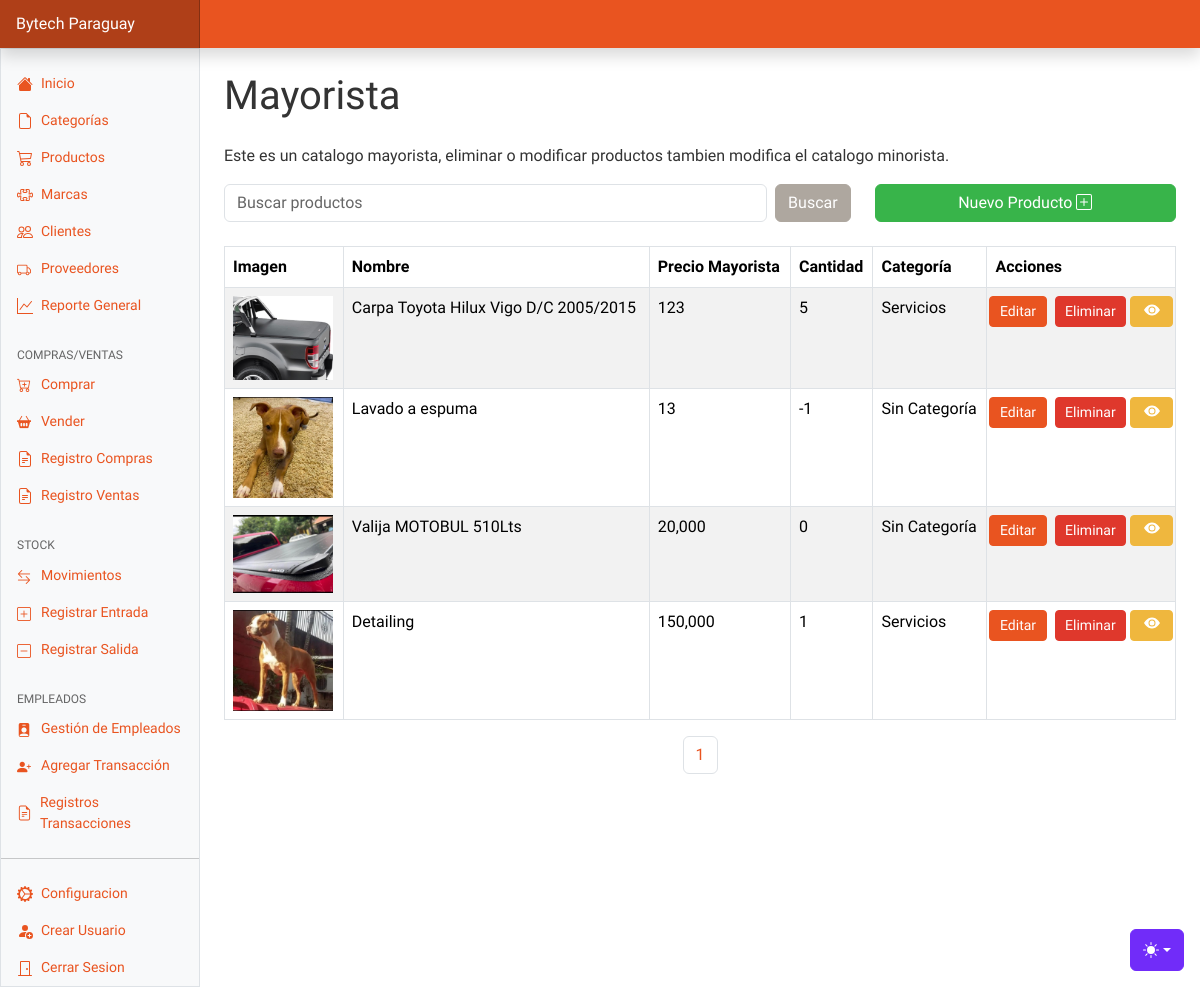
Before: /mayorista.php (signed in) with the older database file.
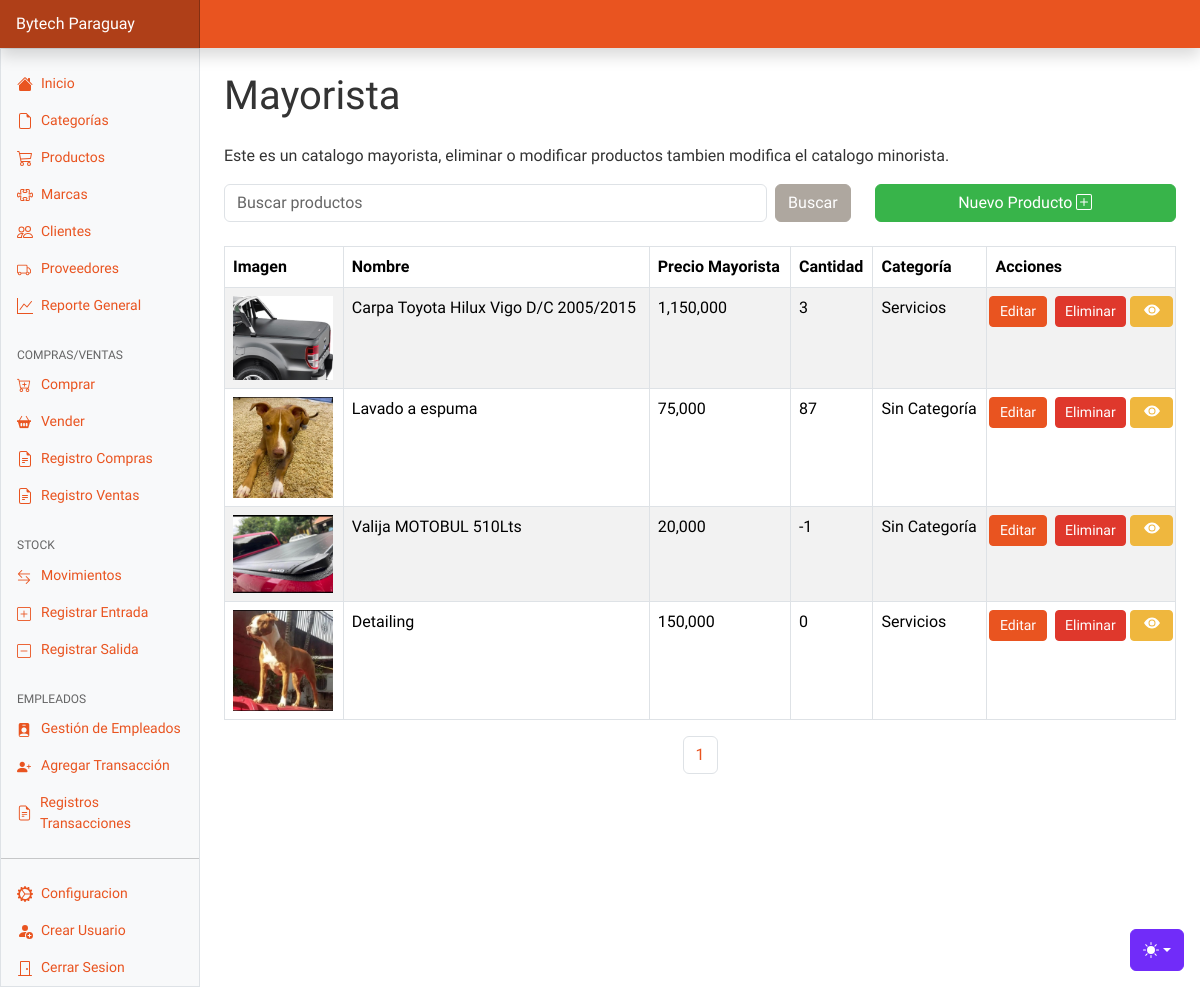
After: the same page with the newer database file.
### tables this page shows
CREATE TABLE `productos` (
  `id` int(11) NOT NULL,
  `nombre` varchar(255) NOT NULL,
  `descripcion` text DEFAULT NULL,
  `imagen` varchar(255) DEFAULT NULL,
  `costo` decimal(10,2) NOT NULL,
  `precioMayorista` decimal(10,2) NOT NULL,
  `precioMinorista` decimal(10,2) NOT NULL,
  `cantidad` int(11) NOT NULL,
  `categoria_id` int(11) DEFAULT NULL,
  `marca_id` int(11) DEFAULT NULL
);

CREATE TABLE `categorias` (
  `id` int(11) NOT NULL,
  `nombre` varchar(100) NOT NULL,
  `descripcion` text DEFAULT NULL
);

### mayorista.php (the view, shortened to what this page needs)
<?php
require "config/start.php";
$search = $_GET['search'] ?? '';
$page = $_GET['page'] ?? 1;
$limit = 12;
$offset = ($page - 1) * $limit;
$sql_count = "SELECT COUNT(*) FROM productos WHERE nombre LIKE ?";
$stmt_count = $pdo->prepare($sql_count);
$stmt_count->execute(["%$search%"]);
$total_products = $stmt_count->fetchColumn();
$total_pages = ceil($total_products / $limit);
$sql = "SELECT p.*, c.nombre as categoria_nombre
        FROM productos p
        LEFT JOIN categorias c ON p.categoria_id = c.id
        WHERE p.nombre LIKE ?
        LIMIT $limit OFFSET $offset";
$stmt = $pdo->prepare($sql);
$stmt->execute(["%$search%"]);
$productos = $stmt->fetchAll(PDO::FETCH_ASSOC);
?>
<!DOCTYPE html>
<html lang="es">
<head>
    <?php include 'components/head.php'?>
</head>
<body>
<?php include 'components/header.php'?>
<main class="col-md-9 ms-sm-auto col-lg-10 px-md-4">
    <h1 class="my-4">Mayorista</h1>
    <p>Este es un catalogo mayorista, eliminar o modificar productos tambien modifica el catalogo minorista.</p>
    <div class="row mb-4">
        <div class="col-12 col-md-8">
            <form class="d-flex" method="get" action="productos.php">
                <input class="form-control me-2" type="text" name="search" placeholder="Buscar productos" value="<?= htmlspecialchars($search) ?>">
                <input class="btn btn-secondary" type="submit" value="Buscar">
            </form>
        </div>
        <div class="col-12 col-md-4 mt-2 mt-md-0 text-md-end">
            <button type="button" data-bs-toggle="modal" data-bs-target="#exampleModal" class="btn btn-success w-100 w-md-auto">Nuevo Producto </button>
        </div>
    </div>
    <div class="table-responsive">
        <table class="table table-striped table-bordered">
            <thead>
                <tr>
                    <th>Imagen</th>
                    <th>Nombre</th>
                    <th>Precio Mayorista</th>
                    <th>Cantidad</th>
                    <th class="d-none d-sm-table-cell">Categoría</th>
                    <th>Acciones</th>
                </tr>
            </thead>
            <tbody class="h-100">
                <?php foreach ($productos as $producto): ?>
                <tr>
                    <td>
                        <?php if ($producto['imagen']): ?>
                        <img src="uploads/<?= $producto['imagen'] ?>" alt="<?= $producto['nombre'] ?>" class="img-fluid" style="width: 100px;">
                        <?php endif; ?>
                    </td>
                    <td><?= $producto['nombre'] ?></td>
                    <td><?= number_format($producto['precioMayorista'], 0); ?></td>
                    <td><?= $producto['cantidad'] ?></td>
                    <td class="d-none d-sm-table-cell"><?= $producto['categoria_nombre'] ?></td>
                    <td>
                        <div class="d-flex justify-content-center align-items-center h-100">
                            <button class="btn btn-primary btn-sm col-md-4" data-bs-toggle="modal" data-bs-target="#editModal" data-id="<?= $producto['id'] ?>" data-nombre="<?= $producto['nombre'] ?>" data-descripcion="<?= $producto['descripcion'] ?>" data-costo="<?= $producto['costo'] ?>" data-precio-mayorista="<?= $producto['precioMayorista'] ?>" data-precio-minorista="<?= $producto['precioMinorista'] ?>" data-cantidad="<?= $producto['cantidad'] ?>" data-categoria-id="<?= $producto['categoria_id'] ?>" data-imagen="<?= $producto['imagen'] ?>">Editar</button>
                            <button class="btn btn-danger btn-sm ms-2 col-md-5" data-bs-toggle="modal" data-bs-target="#deleteModal" data-id="<?= $producto['id'] ?>">Eliminar</button>
                            <button class="btn btn-warning btn-sm ms-1 col-md-3" data-bs-toggle="modal" data-bs-target="#viewModal" data-nombre="<?= $producto['nombre'] ?>" data-descripcion="<?= $producto['descripcion'] ?>" data-costo="<?= $producto['costo'] ?>" data-precio-mayorista="<?= $producto['precioMayorista'] ?>" data-precio-minorista="<?= $producto['precioMinorista'] ?>" data-cantidad="<?= $producto['cantidad'] ?>" data-categoria-nombre="<?= $producto['categoria_nombre'] ?>" data-imagen="uploads/<?= $producto['imagen'] ?>"><svg xmlns="http://www.w3.org/2000/svg" width="16" height="16" fill="currentColor" class="bi bi-eye-fill" viewBox="0 0 16 16">
  <path d="M10.5 8a2.5 2.5 0 1 1-5 0 2.5 2.5 0 0 1 5 0"/>
  <path d="M0 8s3-5.5 8-5.5S16 8 16 8s-3 5.5-8 5.5S0 8 0 8m8 3.5a3.5 3.5 0 1 0 0-7 3.5 3.5 0 0 0 0 7"/>
</svg></button>
                        </div>
                    </td>
                </tr>
                <?php endforeach; ?>
            </tbody>
        </table>
    </div>
    <div class="d-flex justify-content-center">
        <ul class="pagination">
            <?php for ($i = 1; $i <= $total_pages; $i++): ?>
            <li class="page-item"><a class="page-link" href="?search=<?= htmlspecialchars($search) ?>&page=<?= $i ?>"><?= $i ?></a></li>
            <?php endfor; ?>
        </ul>
    </div>
</main>
<?php include 'components/footer.php'?>
</body>
</html>

Changed rows visible on the page:
changed productos "Carpa Toyota Hilux Vigo D/C 2005/2015": precioMayorista "123" → "1,150,000"; cantidad "5" → "3"
changed productos "Lavado a espuma": precioMayorista "13" → "75,000"; cantidad "-1" → "87"
changed productos "Valija MOTOBUL 510Lts": cantidad "0" → "-1"
changed productos "Detailing": cantidad "1" → "0"
